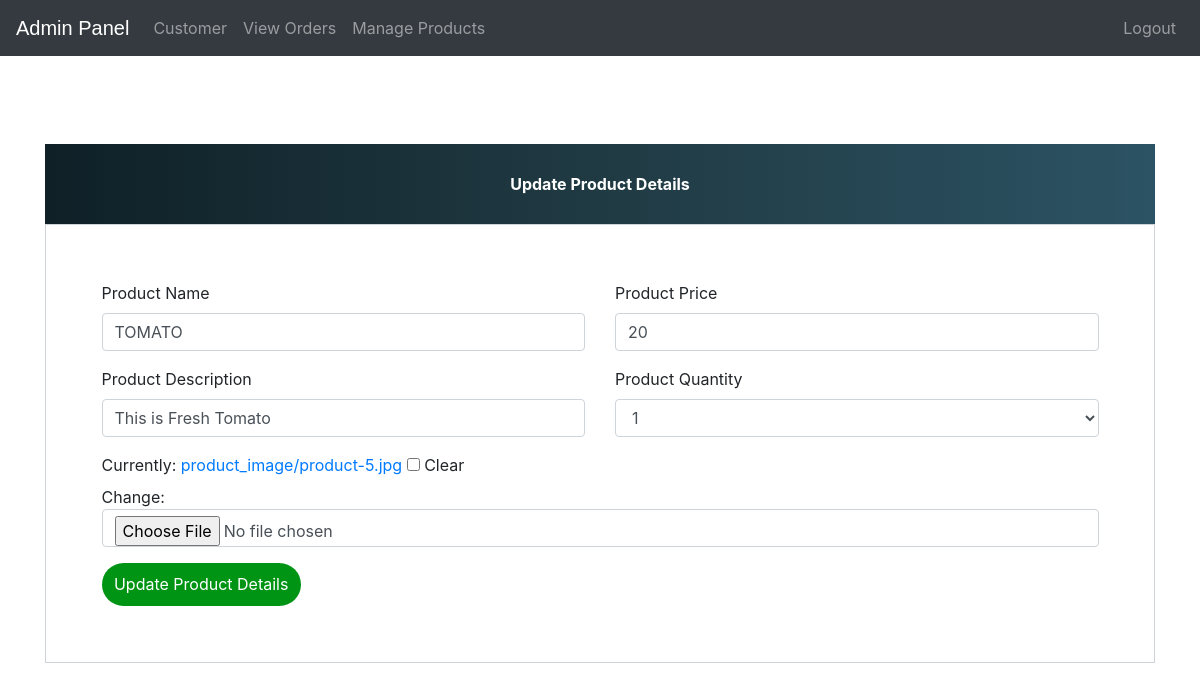
The page /update-product/2 (signed in) on the database its author committed.
### ecom/models.py (models this page shows, shortened)
class Product(models.Model):
    Choice =[
            ('grams', (
            ('250grams', '250'),
            ('500grams', '500'),
        )
    ),
    ('kg', (
            ('1kg', '1'),
        )
    ),
    ]
    name=models.CharField(max_length=40)
    product_image= models.ImageField(upload_to='product_image/',null=True,blank=True)
    price = models.PositiveIntegerField()
    quantity=models.CharField(max_length=10,null=True,choices=Choice)
    description=models.CharField(max_length=100)

### ecom/views.py (the view)
# urls.py: path('update-product/<int:pk>', views.update_product_view,name='update-product'),
@login_required(login_url='adminlogin')
def update_product_view(request,pk):
    product=models.Product.objects.get(id=pk)
    productForm=forms.ProductForm(instance=product)
    if request.method=='POST':
        productForm=forms.ProductForm(request.POST,request.FILES,instance=product)
        if productForm.is_valid():
            productForm.save()
            return redirect('admin-products')
    return render(request,'ecom/admin_update_product.html',{'productForm':productForm})

### ecom/forms.py
class ProductForm(forms.ModelForm):
    class Meta:
        model=models.Product
        fields=['name','price','quantity','description','product_image']

### templates/ecom/admin_update_product.html (shortened to what this page needs)
{% extends 'ecom/admin_base.html' %}
{% load widget_tweaks %}
{% block content %}
<head>
  <link href="//maxcdn.bootstrapcdn.com/bootstrap/4.1.1/css/bootstrap.min.css" rel="stylesheet" id="bootstrap-css">
</head>
<br><br><br><br><br><br>
<form method="post" enctype="multipart/form-data">
  <div class="container register-form">
    <div class="form">
      <div class="note">
        <p>Update Product Details</p>
      </div>
      <div class="form-content">
        <div class="row">
          <div class="col-md-6">
            <div class="form-group">
              <label for="">Product Name</label>
              {% render_field productForm.name class="form-control" placeholder="Product Name" %}
            </div>
            <div class="form-group">
              <label for="">Product Description</label>
              {% render_field productForm.description class="form-control" placeholder="Description" %}
            </div>
          </div>
          <div class="col-md-6">
            <div class="form-group">
              <label for="">Product Price</label>
              {% render_field productForm.price class="form-control" placeholder="Price" %}
            </div>
            <div class="form-group">
              <label for="">Product Quantity</label>
              {% render_field productForm.quantity class="form-control" placeholder="Quantity" %}
            </div>
          </div>
          <div class="col-md-12">
            <div class="form-group">
              {% render_field productForm.product_image class="form-control" placeholder="product_image" %}
            </div>
          </div>
        </div>
        <button type="submit" class="btnSubmit">Update Product Details</button>
      </div>
    </div>
  </div>
</form>
{% endblock content %}

### templates/ecom/admin_base.html (style rules this page uses)
p { text-align: center; }

### templates/ecom/admin_update_product.html (style rules this page uses)
a:link { text-decoration: none; }
.note { text-align: center; height: 80px; background: #0F2027; background: -webkit-linear-gradient(to left, #2C5364, #203A43, #0F2027); background: linear-gradient(to left, #2C5364, #203A43, #0F2027); color: #fff; font-weight: bold; line-height: 80px; }
.form-content { padding: 5%; border: 1px solid #ced4da; margin-bottom: 2%; }
.form-control { border-radius: 1.5rem; }
.btnSubmit { border: none; border-radius: 1.5rem; padding: 1%; width: 20%; cursor: pointer; background: #009414; color: #fff; }

### rows shown on the page
Product: name "TOMATO", description "This is Fresh Tomato", price "20", quantity "1"
